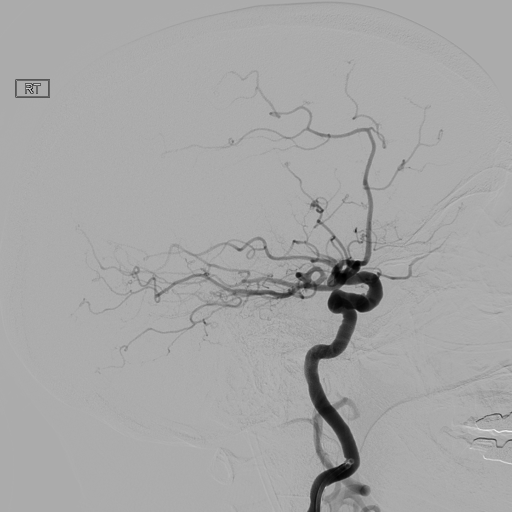
#> input picture DSA/inputs/101al.png, 1024 x 1024 px, found by its file name (shown at 1/2 size); its folder holds 4 pictures in this run
$ python prepare_datasets_DSA.py
#> lines starting #> are read from the running program, lines starting #| are printed output that depends on the picture; after the words box and inside, x2 and y2 are one past the last pixel; in counts of white or black regions, pixels touching at a corner belong together
#==========================================================
#
#  This prepare the hdf5 datasets of the DRIVE database
#
#============================================================

import os
import h5py
import numpy as np
from PIL import Image
import cv2
from skimage import io

def write_hdf5(arr,outfile):
  with h5py.File(outfile,"w") as f:
    f.create_dataset("image", data=arr, dtype=arr.dtype)


#------------Path of the images --------------------------------------------------------------
#train
original_train= "/root/DSA/inputs/"
groundTruth_train1="/root/DSA/targets1/"
groundTruth_train2="/root/DSA/targets2/"


#test
original_test="/root/DSA/test_data/"
groundTruth_test1="/root/DSA/test_targets1/"
groundTruth_test2="/root/DSA/test_targets2/"

#---------------------------------------------------------------------------------------------

Nimgs = 96
channels = 1
height = 1024
width = 1024
dataset_path = "./DSA_datasets_training_testing/"


def get_datasets(imgs_dir,groundTruth_dir1,groundTruth_dir2,train_test="null"):
#> called with imgs_dir = '/root/DSA/inputs/', groundTruth_dir1 = '/root/DSA/targets1/', groundTruth_dir2 = '/root/DSA/targets2/', train_test = 'train'
    if train_test=="test":
        Nimgs=32
    else:
        Nimgs=96

    inputs = []
    groundTruth=[]
    files=os.listdir(imgs_dir)
    files1=os.listdir(groundTruth_dir1)
    files2=os.listdir(groundTruth_dir2)


    for file in files:
         input_file=os.path.join(imgs_dir,file)
         img = cv2.imread(input_file,0)
#> img is the input picture: shape (1024, 1024); min 0, max 255, mean 165.9
         inputs.append(img)
         if os.path.exists(os.path.join(groundTruth_dir1,file)):
            target_file=os.path.join(groundTruth_dir1,file)
            target_image=np.array(io.imread(target_file))
            target_image=cv2.threshold(target_image, 127, 1, cv2.THRESH_BINARY)[1]
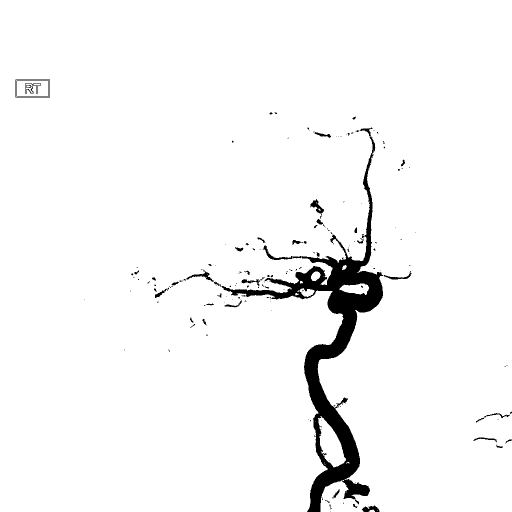
#> target_image: shape (1024, 1024) (shown at 1/2 size); values 0 (black) and 1 (white), 96.4% white; 166 black regions (125 under 20 px), largest, box (x1, y1, x2, y2) and area: (444, 255, 767, 1024) 33095, (621, 398, 648, 427) 327, (372, 539, 427, 564) 310
            groundTruth.append(target_image)
         elif os.path.exists(os.path.join(groundTruth_dir2,file)):
            target_file=os.path.join(groundTruth_dir2,file)
            target_image=np.array(io.imread(target_file))[:,:,3]
            target_image=cv2.threshold(target_image,127,1,cv2.THRESH_BINARY)[1]
            groundTruth.append(target_image)
#> pass 2 of the loop in get_datasets, `for file in files:`:
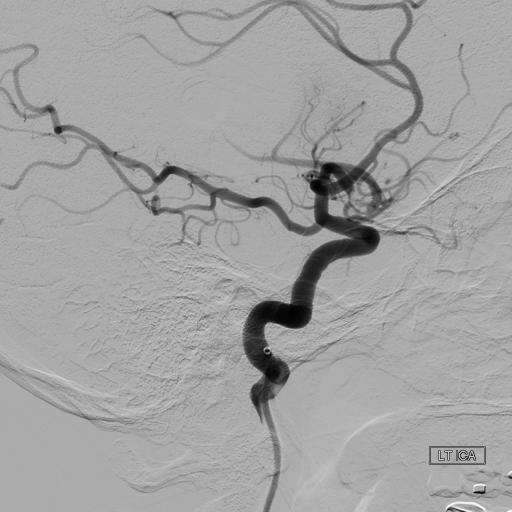
#> input picture DSA/inputs/102al.png, 1024 x 1024 px, found by its file name (shown at 1/2 size)
#> in get_datasets, img is the input picture: shape (1024, 1024); min 0, max 255, mean 161.8
#> in get_datasets, `target_image=cv2.threshold(target_image, 127, 1, cv2.THRESH_BINARY)[1]`:
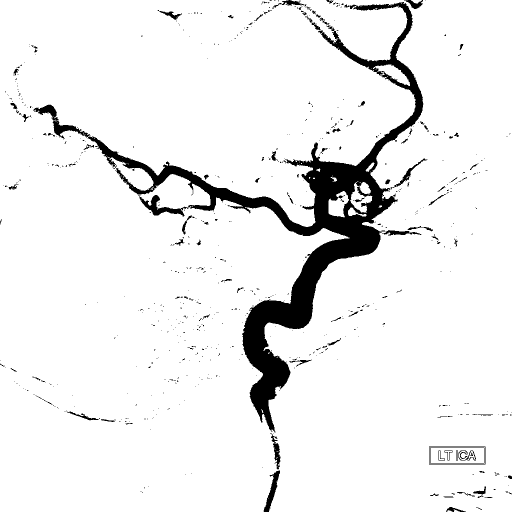
#> target_image: shape (1024, 1024) (shown at 1/2 size); values 0 (black) and 1 (white), 93% white; 695 black regions (605 under 20 px), largest, box (x1, y1, x2, y2) and area: (67, 4, 847, 865) 63208, (527, 940, 560, 1024) 899, (540, 866, 561, 939) 530
#> pass 3 of the loop in get_datasets, `for file in files:`:
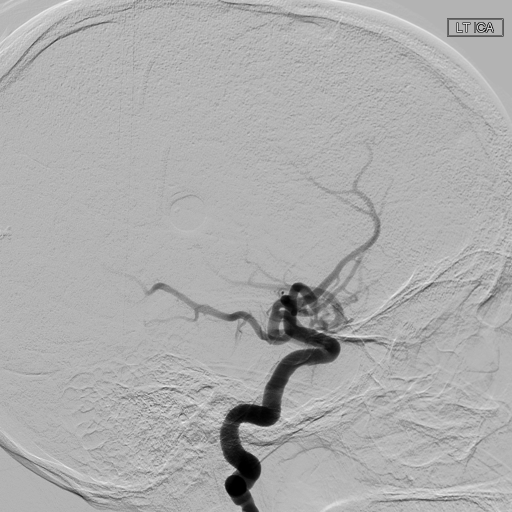
#> input picture DSA/inputs/102bl.png, 1024 x 1024 px, found by its file name (shown at 1/2 size)
#> in get_datasets, img is the input picture: shape (1024, 1024); min 0, max 255, mean 172.7
#> in get_datasets, `target_image=cv2.threshold(target_image, 127, 1, cv2.THRESH_BINARY)[1]`:
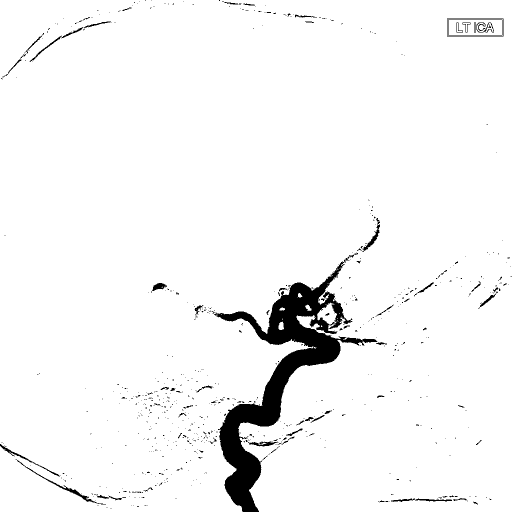
#> target_image: shape (1024, 1024) (shown at 1/2 size); values 0 (black) and 1 (white), 95.9% white; 687 black regions (617 under 20 px), largest, box (x1, y1, x2, y2) and area: (425, 523, 755, 1024) 34265, (34, 920, 212, 1009) 656, (725, 436, 760, 504) 436
#> the loop made 4 passes; the first 3 are shown


    inputs=np.asarray(inputs)
    inputs=np.expand_dims(inputs,axis=3)
    groundTruth=np.asarray(groundTruth)
    print (inputs.shape)
#| (4, 1024, 1024, 1)
    print(groundTruth.shape)
#| (4, 1024, 1024)

    print ("imgs max: " +str(np.max(inputs)))
    print ("imgs min: " +str(np.min(inputs)))
    assert(np.max(groundTruth)==1 )
    assert(np.min(groundTruth)==0 )
    print ("ground truth are correctly withih pixel value range 0-1 (black-white)")
    #reshaping for my standard tensors
    inputs = np.transpose(inputs,(0,3,1,2))
#> (the run stopped early here; a loop or call above may not have finished)
